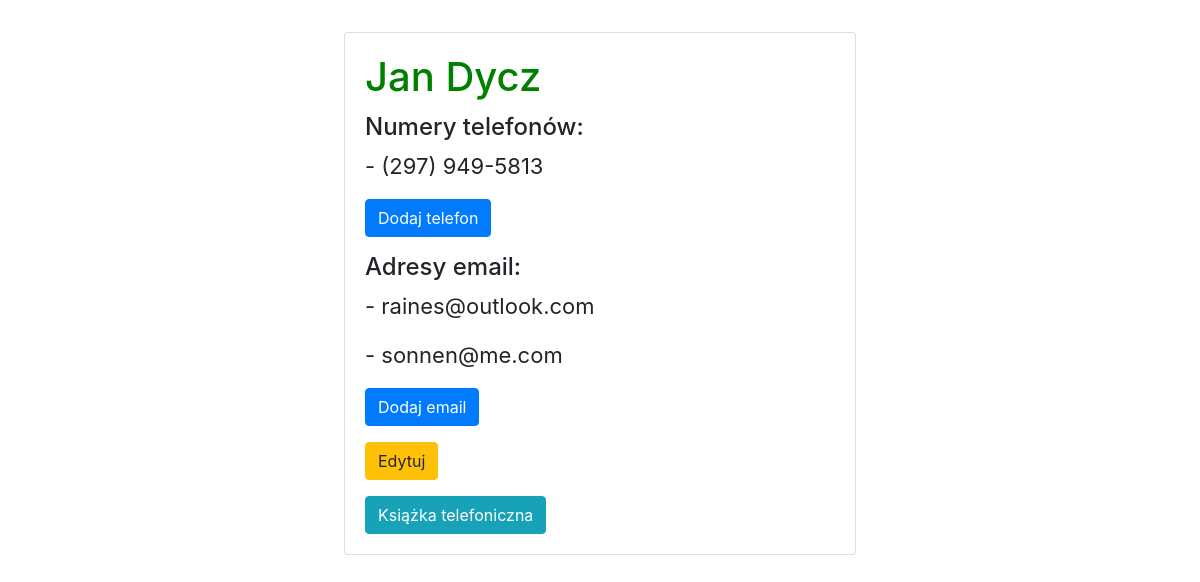
The app's page /detail/7 with its own data.
### phone_book_app/models.py (models this page shows)
class Osoba(models.Model):
    imie = models.CharField(max_length=50)
    nazwisko = models.CharField(max_length=50)
    def __str__(self):
        return f"{self.imie} {self.nazwisko}"

class Telefon(models.Model):
    osoba = models.ForeignKey(Osoba, editable=False, on_delete=models.CASCADE, null=True)
    telefon = models.CharField(max_length=50)
    def __str__(self):
        return f"{self.telefon}"

class Email(models.Model):
    osoba = models.ForeignKey(Osoba, editable=False, on_delete=models.CASCADE, null=True)
    email = models.EmailField()
    def __str__(self):
        return f"{self.email}"

### phone_book_app/views.py (the view)
# urls.py: path('detail/<int:id>', views.detail, name="detail"),
def detail(request, id):
    person = get_object_or_404(Osoba, pk=id)
    phones_list = Telefon.objects.filter(osoba=person)
    emails_list = Email.objects.filter(osoba=person)
    return render(request, 'detail.html', {'person': person, 'phones_list': phones_list, 'emails_list': emails_list})

### templates/detail.html (shortened to what this page needs)
{% extends 'base.html' %}
{% block body %}
    <div class="card" style="width: 32rem;">
      <div class="card-body">
        <h1 class="card-title">{{ person }}</h1>
          <h4>Numery telefonów:</h4>
          {% if phones_list.all %}
          {% for number in phones_list%}
          <p>- {{ number }}</p>
          {% endfor %}
          {% else %}
          <p>-brak numerów-</p>
          {% endif %}
          <p><a href="{% url 'new_phone' person.id %}" class="btn btn-primary">Dodaj telefon</a></p>
          <h4>Adresy email:</h4>
          {% if emails_list.all %}
          {% for adress in emails_list%}
          <p>- {{ adress }}</p>
          {% endfor %}
          {% else %}
          <p>-brak adresów email-</p>
          {% endif %}
          <p><a href="{% url 'new_email' person.id %}" class="btn btn-primary">Dodaj email</a></p>
          <p>
              <a href="{% url 'edit' person.id %}" class="btn btn-warning">Edytuj</a>
          </p>
          <a href="{% url 'phone_book' %}" class="btn btn-info">Książka telefoniczna</a>
      </div>
    </div>
{% endblock %}

### static/styles.css (style rules this page uses)
h1 { color: green; }
body { padding: 2rem; }
.card { margin-left: auto; margin-right: auto; }
p { font-size: 22px; }

### records on screen
Osoba: imie+nazwisko "Jan Dycz"
Telefon: telefon "(297) 949-5813"
Email: email "raines@outlook.com"
Email: email "sonnen@me.com"
